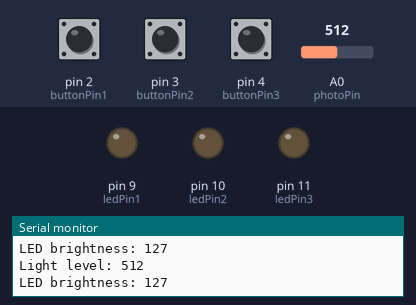
Bench run of a sketch on a simulated Arduino Uno, built with avr-gcc and run on an emulated ATmega328P. Shown: output pins drawn as LEDs (lit = HIGH), the last lines printed to the serial monitor. Inputs (shaded band) come from the test bench; at power-on: pin 2 (buttonPin1) LOW, pin 3 (buttonPin2) LOW, pin 4 (buttonPin3) LOW, A0 (photoPin) = 512.

Above: at 1.2 s.
1.3 s: pin 2 (buttonPin1) pulled HIGH for 0.15 s
At 1.41 s:
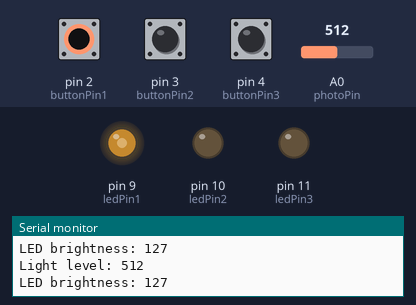
3.0 s: pin 3 (buttonPin2) pulled HIGH for 0.15 s
At 3.12 s:
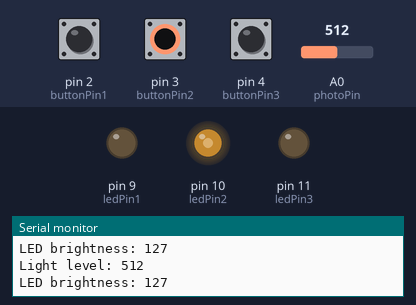
4.7 s: pin 4 (buttonPin3) pulled HIGH for 0.15 s
At 4.83 s:
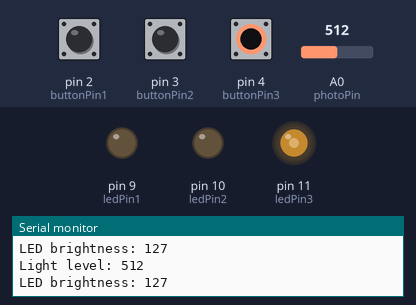
6.4 s: A0 (photoPin) set to 417
9.4 s: A0 (photoPin) set to 383
12.4 s: pin 2 (buttonPin1) pulled HIGH for 1 s
At 13.9 s:
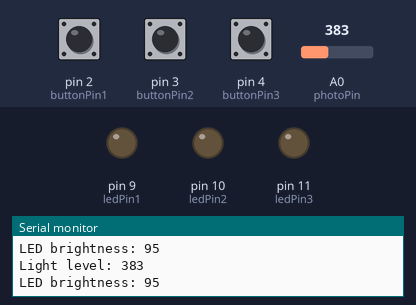
Timing chart, 0 to 15.4 s (numbered marks = the images above; inputs shaded):
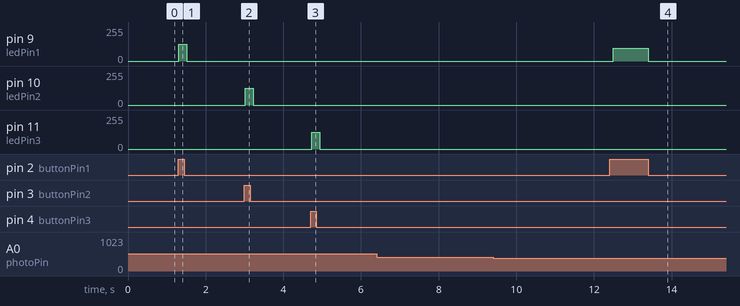

The sketch:

Day-7.ino
```cpp
const int buttonPin1 = 2;   // the number of the first button pin
const int buttonPin2 = 3;   // the number of the second button pin
const int buttonPin3 = 4;   // the number of the third button pin
const int ledPin1 = 9;      // the number of the first LED pin
const int ledPin2 = 10;      // the number of the second LED pin
const int ledPin3 = 11;     // the number of the third LED pin
const int photoPin = A0;    // the pin where the photoresistor is connected

int buttonState1 = 0;       // variable for reading the first button status
int buttonState2 = 0;       // variable for reading the second button status
int buttonState3 = 0;       // variable for reading the third button status
int ledBrightness = 0;      // variable for LED brightness based on photoresistor

void setup() {
  pinMode(buttonPin1, INPUT);  // initialize the first button pin as an input
  pinMode(buttonPin2, INPUT);  // initialize the second button pin as an input
  pinMode(buttonPin3, INPUT);  // initialize the third button pin as an input
  pinMode(ledPin1, OUTPUT);    // initialize the first LED pin as an output
  pinMode(ledPin2, OUTPUT);    // initialize the second LED pin as an output
  pinMode(ledPin3, OUTPUT);    // initialize the third LED pin as an output
  Serial.begin(9600);          // begin serial communication for debugging
}

void loop() {
  // read the state of the pushbutton values:
  buttonState1 = digitalRead(buttonPin1);
  buttonState2 = digitalRead(buttonPin2);
  buttonState3 = digitalRead(buttonPin3);

  // read the photoresistor value and map it to LED brightness:
  int sensorValue = analogRead(photoPin);
  ledBrightness = map(sensorValue, 0, 1023, 0, 255);

  // check if the pushbuttons are pressed. If they are, the buttonState is HIGH:
  if (buttonState1 == HIGH) {
    analogWrite(ledPin1, ledBrightness);  // adjust LED brightness based on light level
  } else {
    analogWrite(ledPin1, 0);   // turn LED off
  }

  if (buttonState2 == HIGH) {
    analogWrite(ledPin2, ledBrightness);  // adjust LED brightness based on light level
  } else {
    analogWrite(ledPin2, 0);   // turn LED off
  }

  if (buttonState3 == HIGH) {
    analogWrite(ledPin3, ledBrightness);  // adjust LED brightness based on light level
  } else {
    analogWrite(ledPin3, 0);   // turn LED off
  }

  // print the sensor values to the serial monitor for debugging
  Serial.print("Light level: ");
  Serial.println(sensorValue);
  Serial.print("LED brightness: ");
  Serial.println(ledBrightness);

  delay(100);  // wait for a short period before repeating the loop
}
```

Measured:
- after the input at 1.3 s, pin 9 (ledPin1): 0/255 → 127/255 at once, → 0/255 0.20 s later
- after the input at 3.0 s, pin 10 (ledPin2): 0/255 → 127/255 at once, → 0/255 0.20 s later
- after the input at 4.7 s, pin 11 (ledPin3): 0/255 → 127/255 at once, → 0/255 0.20 s later
- after the input at 12.4 s, pin 9 (ledPin1): 0/255 → 95/255 after 0.10 s, → 0/255 0.91 s later
